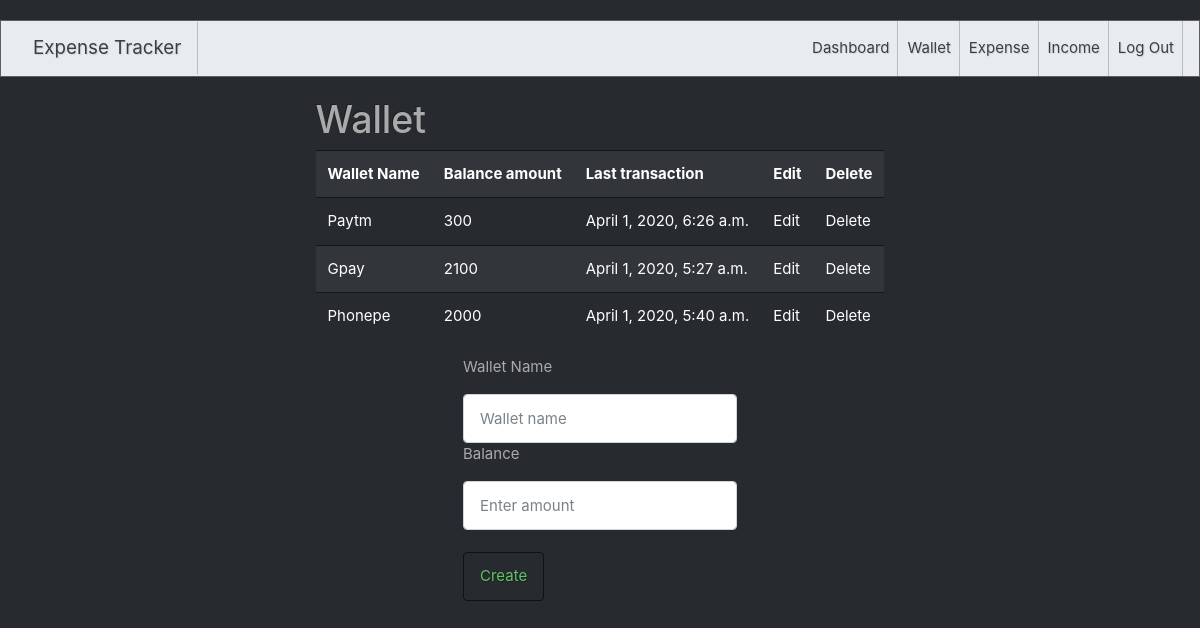
Screenshot of /wallet/ (signed in) with the database file from the repository.
### tracker/models.py (models this page shows)
class Wallet(models.Model):
    name=models.CharField(max_length=100)
    balance=models.IntegerField()
    last_transaction=models.DateTimeField(auto_now=True)
    user=models.ForeignKey(User,on_delete=models.CASCADE,null=True,blank=True)

### tracker/views.py (the view)
# urls.py: path('wallet/',get_all_wallet),
def get_all_wallet(request):
    user=request.user
    all_wallet=Wallet.objects.filter(user=user)
    return render(request,"wallet.html",{"wallet":all_wallet})

### tracker/templates/wallet.html (shortened to what this page needs)
{% extends 'bootswatch.html' %}
{% block body %}
<div class="row">
    <div class="col-12">
        <h1>Wallet</h1>
       <table class="table table-striped">
           <tr>
               <th>Wallet Name</th>
               <th>Balance amount</th>
               <th>Last transaction</th>
               <th>Edit</th>
               <th>Delete</th>
           </tr>
       {% for wal in wallet %}
           <tr>
               <td>{{wal.name}}</td>
               <td>{{wal.balance}}</td>
               <td>{{wal.last_transaction}}</td>
               <td><a href="/edit_wallet/{{wal.id}}/">Edit</a></td>
               <td><a href="/delete_wallet/{{wal.id}}/">Delete</a></td>
           </tr>
       {% endfor %}
      </table>
    </div>
   </div>
   <div>
       <form action="/create_wallet/" method="post" class="form-group">
        <p>Wallet Name</p>
        <input type="text" name="wallet_name" placeholder="Wallet name" class="form-control">
        <p>Balance</p>
        <input type="number" name="wallet_balance" placeholder="Enter amount" class="form-control" >
        <br>
        <button type="submit" class="btn btn-outline-success">Create</button>
        </form>
   </div>
{% endblock %}

### rows the page displays
Wallet: name "Paytm", balance "300", last_transaction "April 1, 2020, 6:26 a.m."
Wallet: name "Gpay", balance "2100", last_transaction "April 1, 2020, 5:27 a.m."
Wallet: name "Phonepe", balance "2000", last_transaction "April 1, 2020, 5:40 a.m."
